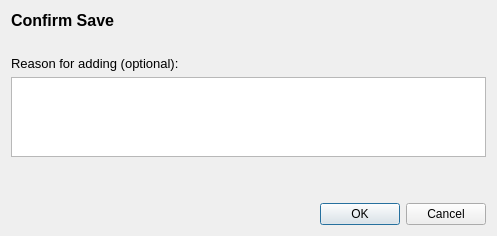
<?xml version="1.0" encoding="UTF-8"?>
<ui version="4.0">
 <class>save_add</class>
 <widget class="QDialog" name="save_add">
  <property name="geometry">
   <rect>
    <x>0</x>
    <y>0</y>
    <width>497</width>
    <height>236</height>
   </rect>
  </property>
  <property name="windowTitle">
   <string>Dialog</string>
  </property>
  <property name="modal">
   <bool>false</bool>
  </property>
  <layout class="QVBoxLayout" name="verticalLayout">
   <item>
    <widget class="QLabel" name="label_3">
     <property name="font">
      <font>
       <pointsize>12</pointsize>
       <weight>75</weight>
       <bold>true</bold>
      </font>
     </property>
     <property name="text">
      <string>Confirm Save</string>
     </property>
    </widget>
   </item>
   <item>
    <spacer name="verticalSpacer">
     <property name="orientation">
      <enum>Qt::Vertical</enum>
     </property>
     <property name="sizeType">
      <enum>QSizePolicy::Fixed</enum>
     </property>
     <property name="sizeHint" stdset="0">
      <size>
       <width>20</width>
       <height>20</height>
      </size>
     </property>
    </spacer>
   </item>
   <item>
    <widget class="QLabel" name="label_2">
     <property name="font">
      <font>
       <pointsize>10</pointsize>
      </font>
     </property>
     <property name="text">
      <string>Reason for adding (optional):</string>
     </property>
    </widget>
   </item>
   <item>
    <widget class="QPlainTextEdit" name="reasonPT">
     <property name="font">
      <font>
       <pointsize>10</pointsize>
      </font>
     </property>
    </widget>
   </item>
   <item>
    <spacer name="verticalSpacer_2">
     <property name="orientation">
      <enum>Qt::Vertical</enum>
     </property>
     <property name="sizeType">
      <enum>QSizePolicy::Fixed</enum>
     </property>
     <property name="sizeHint" stdset="0">
      <size>
       <width>20</width>
       <height>40</height>
      </size>
     </property>
    </spacer>
   </item>
   <item>
    <widget class="QDialogButtonBox" name="buttonBox">
     <property name="orientation">
      <enum>Qt::Horizontal</enum>
     </property>
     <property name="standardButtons">
      <set>QDialogButtonBox::Cancel|QDialogButtonBox::Ok</set>
     </property>
    </widget>
   </item>
  </layout>
 </widget>
 <resources/>
 <connections>
  <connection>
   <sender>buttonBox</sender>
   <signal>accepted()</signal>
   <receiver>save_add</receiver>
   <slot>accept()</slot>
   <hints>
    <hint type="sourcelabel">
     <x>248</x>
     <y>254</y>
    </hint>
    <hint type="destinationlabel">
     <x>157</x>
     <y>274</y>
    </hint>
   </hints>
  </connection>
  <connection>
   <sender>buttonBox</sender>
   <signal>rejected()</signal>
   <receiver>save_add</receiver>
   <slot>reject()</slot>
   <hints>
    <hint type="sourcelabel">
     <x>316</x>
     <y>260</y>
    </hint>
    <hint type="destinationlabel">
     <x>286</x>
     <y>274</y>
    </hint>
   </hints>
  </connection>
 </connections>
</ui>
